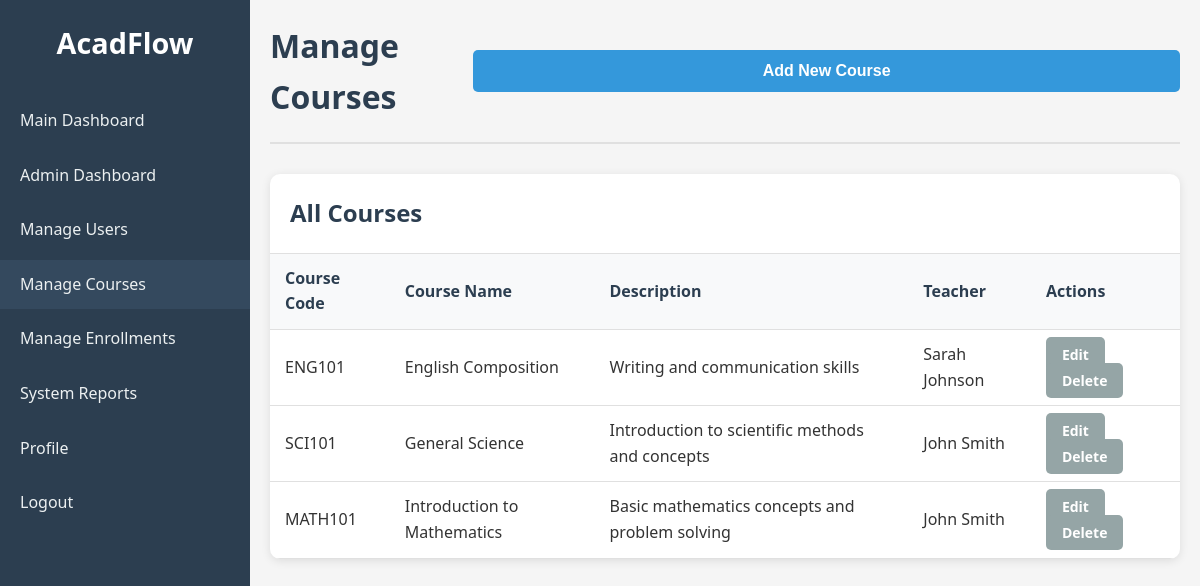
Page /admin/courses.php (signed in) on the earlier database version.
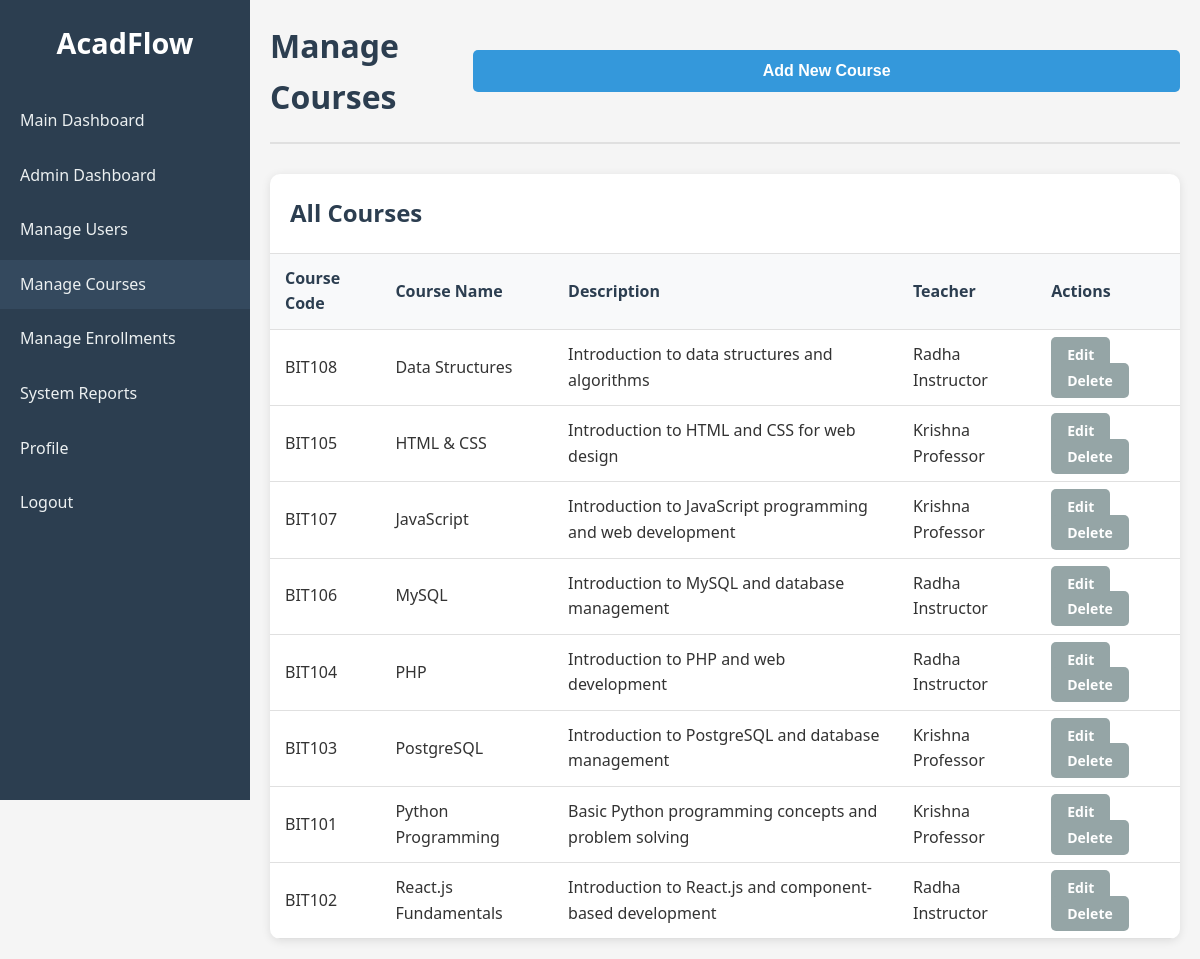
Same page on the later database version.
### tables this page shows
CREATE TABLE courses (
    id INT AUTO_INCREMENT PRIMARY KEY,
    course_code VARCHAR(20) UNIQUE NOT NULL,
    course_name VARCHAR(100) NOT NULL,
    description TEXT,
    teacher_id INT,
    created_at TIMESTAMP DEFAULT CURRENT_TIMESTAMP,
    FOREIGN KEY (teacher_id) REFERENCES users(id) ON DELETE SET NULL
);

CREATE TABLE users (
    id INT AUTO_INCREMENT PRIMARY KEY,
    first_name VARCHAR(50) NOT NULL,
    last_name VARCHAR(50) NOT NULL,
    email VARCHAR(100) UNIQUE NOT NULL,
    password VARCHAR(255) NOT NULL,
    role ENUM('admin', 'teacher', 'student') NOT NULL,
    profile_photo VARCHAR(255) DEFAULT NULL,
    created_at TIMESTAMP DEFAULT CURRENT_TIMESTAMP,
    updated_at TIMESTAMP DEFAULT CURRENT_TIMESTAMP ON UPDATE CURRENT_TIMESTAMP
);

### admin/courses.php (the view, shortened to what this page needs)
<?php
require_once '../config/database.php';
$sql = "SELECT c.*, u.first_name, u.last_name
        FROM courses c
        LEFT JOIN users u ON c.teacher_id = u.id
        ORDER BY c.course_name";
$result = $conn->query($sql);
$courses = $result->fetch_all(MYSQLI_ASSOC);
?>
<!DOCTYPE html>
<html lang="en">
<head>
    <link rel="stylesheet" href="../assets/css/style.css">
</head>
<body>
    <div class="dashboard-container">
        <aside class="sidebar">
            <div class="sidebar-header">
                <h2>AcadFlow</h2>
            </div>
            <nav class="sidebar-nav">
                <ul>
                    <li><a href="../dashboard.php">Main Dashboard</a></li>
                    <li><a href="index.php">Admin Dashboard</a></li>
                    <li><a href="users.php">Manage Users</a></li>
                    <li><a href="courses.php" class="active">Manage Courses</a></li>
                    <li><a href="enrollments.php">Manage Enrollments</a></li>
                    <li><a href="reports.php">System Reports</a></li>
                    <li><a href="../profile.php">Profile</a></li>
                    <li><a href="../logout.php">Logout</a></li>
                </ul>
            </nav>
        </aside>
        <main class="main-content">
            <header class="main-header">
                <h1>Manage Courses</h1>
                <button class="btn btn-primary" onclick="showAddForm()">Add New Course</button>
            </header>
            <div class="table-container">
                <div class="table-header">
                    <h2>All Courses</h2>
                </div>
                <table>
                    <thead>
                        <tr>
                            <th>Course Code</th>
                            <th>Course Name</th>
                            <th>Description</th>
                            <th>Teacher</th>
                            <th>Actions</th>
                        </tr>
                    </thead>
                    <tbody>
                        <?php foreach ($courses as $course): ?>
                            <tr>
                                <td><?php echo htmlspecialchars($course['course_code']); ?></td>
                                <td><?php echo htmlspecialchars($course['course_name']); ?></td>
                                <td><?php echo htmlspecialchars($course['description'] ?: '-'); ?></td>
                                <td><?php echo $course['first_name'] ? htmlspecialchars($course['first_name'] . ' ' . $course['last_name']) : 'Not Assigned'; ?></td>
                                <td>
                                    <a href="?edit=<?php echo $course['id']; ?>" class="btn btn-secondary">Edit</a>
                                    <a href="?delete=<?php echo $course['id']; ?>" class="btn btn-secondary" onclick="return confirm('Are you sure you want to delete this course?')">Delete</a>
                                </td>
                            </tr>
                        <?php endforeach; ?>
                    </tbody>
                </table>
            </div>
        </main>
    </div>
</body>
</html>

Differences in the rows shown:
added courses: course_code "BIT108", course_name "Data Structures", description "Introduction to data structures and algorithms", teacher.last_name "Radha Instructor"
added courses: course_code "BIT105", course_name "HTML & CSS", description "Introduction to HTML and CSS for web design", teacher.last_name "Krishna Professor"
added courses: course_code "BIT107", course_name "JavaScript", description "Introduction to JavaScript programming and web development", teacher.last_name "Krishna Professor"
added courses: course_code "BIT106", course_name "MySQL", description "Introduction to MySQL and database management", teacher.last_name "Radha Instructor"
added courses: course_code "BIT104", course_name "PHP", description "Introduction to PHP and web development", teacher.last_name "Radha Instructor"
changed courses: course_code "SCI101" → "BIT103"; course_name "General Science" → "PostgreSQL"; description "Introduction to scientific methods and concepts" → "Introduction to PostgreSQL and database management"; teacher.last_name "John Smith" → "Krishna Professor"
changed courses: course_code "MATH101" → "BIT101"; course_name "Introduction to Mathematics" → "Python Programming"; description "Basic mathematics concepts and problem solving" → "Basic Python programming concepts and problem solving"; teacher.last_name "John Smith" → "Krishna Professor"
changed courses: course_code "ENG101" → "BIT102"; course_name "English Composition" → "React.js Fundamentals"; description "Writing and communication skills" → "Introduction to React.js and component-based development"; teacher.last_name "Sarah Johnson" → "Radha Instructor"; moves down the list
